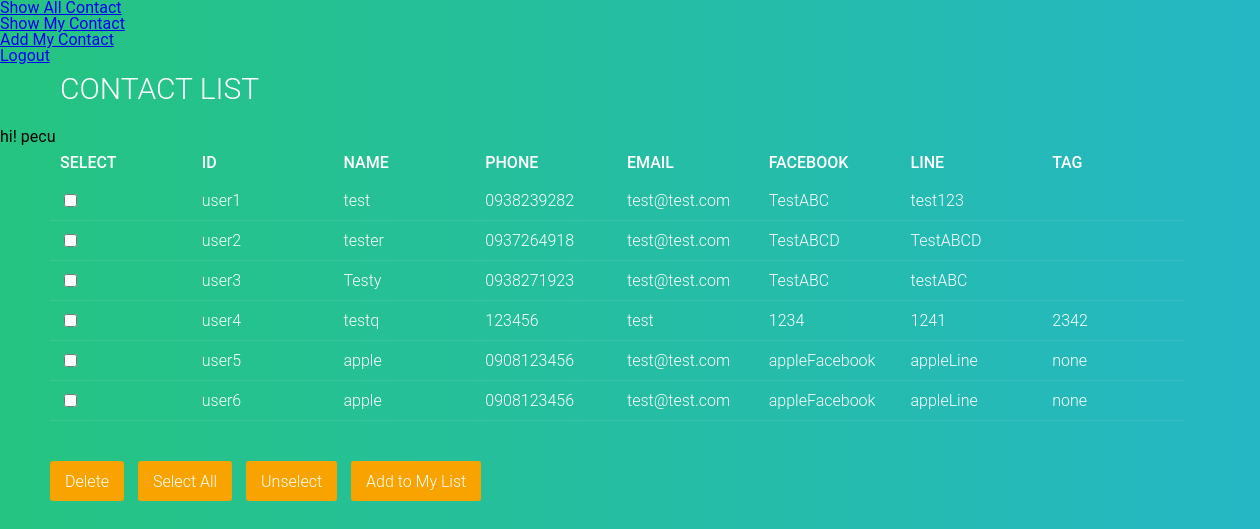
The app's page /showAllData.php (signed in) with its own data.
### tables this page shows
CREATE TABLE `contacts` (
  `id` varchar(32) NOT NULL,
  `name` varchar(32) NOT NULL,
  `phone` varchar(32) NOT NULL,
  `email` varchar(32) NOT NULL,
  `facebook` varchar(32) NOT NULL,
  `line` varchar(32) NOT NULL,
  `tag` varchar(32) NOT NULL
);

### showAllData.php (the view, shortened to what this page needs)
<html>
	<link rel="stylesheet" href="css/reset.css">
    <link rel="stylesheet" href="css/style.css">
<head>
</head>
<body>
<?php include('menu.php'); ?>
<form action="AdminData.php" method="post">
<table>
<h1>Contact List</h1>
<tr>
	<th> Select </th>
	<th> ID </th>
	<th> Name </th>
	<th> Phone </th>
	<th> Email </th>
	<th> Facebook </th>
	<th> Line </th>
	<th> Tag </th>
</tr>
<?php
include('linkdb.php');
$getIDSQL = "SELECT * FROM `Contacts` ORDER BY `id` ASC";
$result = mysql_query($getIDSQL);
while( $row = mysql_fetch_assoc($result) )
{
	echo "<tr>";
	echo "<td><input type=\"checkbox\" name=\"user[]\" value=\"" . $row["id"] . "\"/></td>";
	echo "<td>" . $row["id"] . "</td>";
	echo "<td>" . $row["name"] . "</td>";
	echo "<td>" . $row["phone"] . "</td>";
	echo "<td>" . $row["email"] . "</td>";
	echo "<td>" . $row["facebook"] . "</td>";
	echo "<td>" . $row["line"] . "</td>";
	echo "<td>" . $row["tag"] . "</td>";
}
?>
</table>
<button type="submit" name="DelData" value="0">Delete</button>
<button type="button" id="delall" value="Select All" onClick="do_this_all()" />Select All</button>
<button type="button" id="undelall" value="Unselect" onClick="undo_this_all()" />Unselect</button>
<button type="submit" name="addToList" value="1">Add to My List</button>
</form>
</body>
</html>

### css/style.css (style rules this page uses)
h1 { font-size: 30px; color: #fff; left: 500px; text-transform: uppercase; font-weight: 300; margin-bottom: 15px; padding: 10px; position: relative; left: 50px; }
table { width:90%; table-layout: fixed; position: relative; left: 50px; }
th { padding: 10px 10px; text-align: left; font-weight: 500; font-size: 16px; color: #fff; text-transform: uppercase; }
td { padding: 10px; text-align: left; vertical-align:middle; font-weight: 300; font-size: 16px; color: #fff; border-bottom: solid 1px rgba(255,255,255,0.1); }
body { background: -webkit-linear-gradient(left, #25c481, #25b7c4); background: linear-gradient(to right, #25c481, #25b7c4); font-family: 'Roboto', sans-serif; }
button { background-color: #F9A300; border: none; height: 40px; padding: 5px 15px; font-family: 'Roboto', sans-serif; color: #ffffff; font-size: 16px; font-weight: 300; margin-top: 40px; margin-right: 10px; position: relative; left: 50px; border-radius: 3px; }

### records on screen
contacts: id "user1", name "test", phone "0938239282", email "test@test.com", facebook "TestABC", line "test123"
contacts: id "user2", name "tester", phone "0937264918", email "test@test.com", facebook "TestABCD", line "TestABCD"
contacts: id "user3", name "Testy", phone "0938271923", email "test@test.com", facebook "TestABC", line "testABC"
contacts: id "user4", name "testq", phone "123456", email "test", facebook "1234", line "1241", tag "2342"
contacts: id "user5", name "apple", phone "0908123456", email "test@test.com", facebook "appleFacebook", line "appleLine", tag "none"
contacts: id "user6", name "apple", phone "0908123456", email "test@test.com", facebook "appleFacebook", line "appleLine", tag "none"
